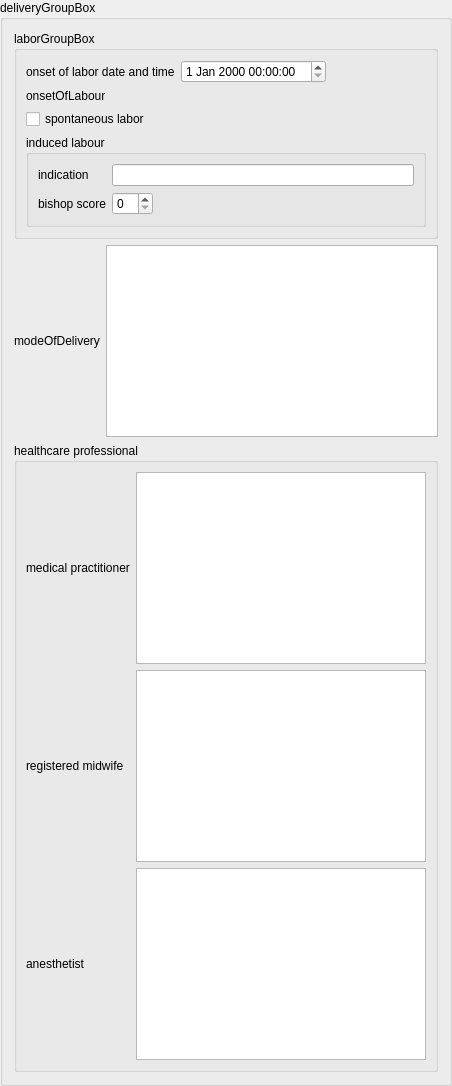
    <widget class="QGroupBox" name="deliveryGroupBox">
     <property name="title">
      <string>deliveryGroupBox</string>
     </property>
     <layout class="QVBoxLayout" name="verticalLayout_17">
      <item>
       <widget class="QGroupBox" name="laborGroupBox">
        <property name="title">
         <string>laborGroupBox</string>
        </property>
        <layout class="QVBoxLayout" name="verticalLayout_6">
         <item>
          <layout class="QHBoxLayout" name="horizontalLayout_15">
           <item>
            <widget class="QLabel" name="onsetOfLaborDateTimelabel">
             <property name="text">
              <string>onset of labor date and time</string>
             </property>
            </widget>
           </item>
           <item>
            <widget class="QDateTimeEdit" name="onsetOfLaborDateTimeEdit"/>
           </item>
           <item>
            <spacer name="horizontalSpacer_14">
             <property name="orientation">
              <enum>Qt::Horizontal</enum>
             </property>
             <property name="sizeHint" stdset="0">
              <size>
               <width>40</width>
               <height>20</height>
              </size>
             </property>
            </spacer>
           </item>
          </layout>
         </item>
         <item>
          <widget class="QLabel" name="onsetOfLaborLabel">
           <property name="text">
            <string>onsetOfLabour</string>
           </property>
          </widget>
         </item>
         <item>
          <widget class="QCheckBox" name="spontaneousLaborCheckBox">
           <property name="text">
            <string>spontaneous labor</string>
           </property>
          </widget>
         </item>
         <item>
          <widget class="QGroupBox" name="inductionOfLabourGroupBox">
           <property name="title">
            <string>induced labour</string>
           </property>
           <layout class="QGridLayout" name="gridLayout_3">
            <item row="0" column="0">
             <widget class="QLabel" name="inductionIndicationLabel">
              <property name="text">
               <string>indication</string>
              </property>
             </widget>
            </item>
            <item row="0" column="1" colspan="2">
             <widget class="QLineEdit" name="inductionIndicationLineEdit"/>
            </item>
            <item row="1" column="0">
             <widget class="QLabel" name="bishopScoreLabel">
              <property name="text">
               <string>bishop score</string>
              </property>
             </widget>
            </item>
            <item row="1" column="1">
             <widget class="QSpinBox" name="bishopScoreSpinBox">
              <property name="maximum">
               <number>13</number>
              </property>
             </widget>
            </item>
            <item row="1" column="2">
             <spacer name="horizontalSpacer_4">
              <property name="orientation">
               <enum>Qt::Horizontal</enum>
              </property>
              <property name="sizeHint" stdset="0">
               <size>
                <width>255</width>
                <height>20</height>
               </size>
              </property>
             </spacer>
            </item>
           </layout>
          </widget>
         </item>
        </layout>
       </widget>
      </item>
      <item>
       <layout class="QHBoxLayout" name="horizontalLayout_4">
        <item>
         <widget class="QLabel" name="modeOfDeliveryLabel">
          <property name="text">
           <string>modeOfDelivery</string>
          </property>
         </widget>
        </item>
        <item>
         <widget class="QListView" name="modeOfDeliveryListView"/>
        </item>
       </layout>
      </item>
      <item>
       <widget class="QGroupBox" name="healthcareProfessionalGroupBox">
        <property name="title">
         <string>healthcare professional</string>
        </property>
        <layout class="QGridLayout" name="gridLayout_4">
         <item row="0" column="0">
          <widget class="QLabel" name="medicalPractitionerLabel">
           <property name="text">
            <string>medical practitioner</string>
           </property>
          </widget>
         </item>
         <item row="1" column="0">
          <widget class="QLabel" name="registeredMidwifeLabel">
           <property name="text">
            <string>registered midwife</string>
           </property>
          </widget>
         </item>
         <item row="2" column="0">
          <widget class="QLabel" name="anesthesiologistLabel">
           <property name="text">
            <string>anesthetist </string>
           </property>
          </widget>
         </item>
         <item row="0" column="1">
          <widget class="QListView" name="medicalPractitionerListView"/>
         </item>
         <item row="1" column="1">
          <widget class="QListView" name="registeredMidwifeListView"/>
         </item>
         <item row="2" column="1">
          <widget class="QListView" name="anesthesiologistListView"/>
         </item>
        </layout>
       </widget>
      </item>
     </layout>
    </widget>
